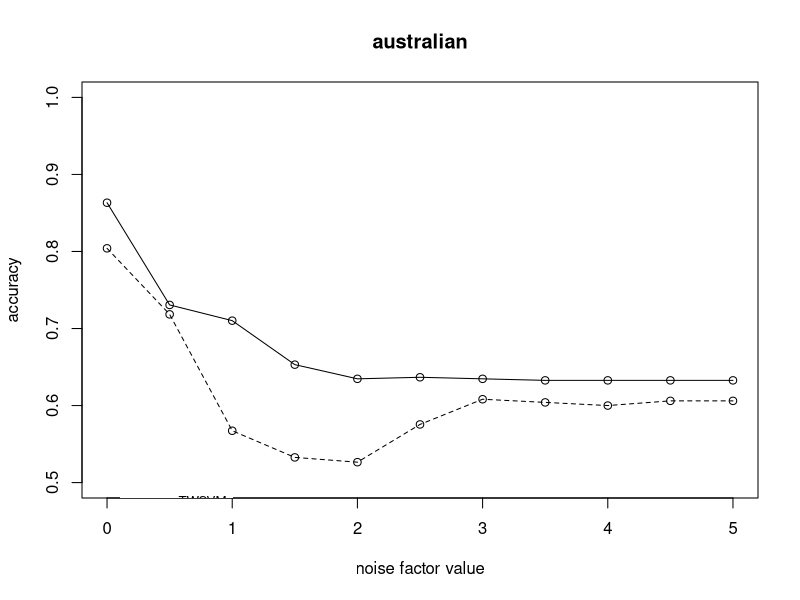

R code for this plot:
nValue <-c(0,	0.5,	1,	1.5,	2,	2.5,	3,	3.5,	4,	4.5, 5);
pTWSVM_australian<-c(0.8633,	0.7306,	0.7102,	0.6531,	0.6347,	0.6367,	0.6347,	0.6327,	0.6327,	0.6327,	0.6327);
TWSVM_australian<-c(0.8041,	0.7184,	0.5673,	0.5327,	0.5265,	0.5755,	0.6082,	0.6041,	0.6,	0.6061,	0.6061);

plot(nValue,pTWSVM_australian,xlab = "noise factor value",ylab = "accuracy",ylim=c(0.5,1),type='o');
lines(nValue,TWSVM_australian,xlab = "noise factor value",ylab = "accuracy",ylim=c(0.5,1),type='o',lty=2);
title('australian');
legend(0.1,0.5,expression(" pTWSVM" , "TWSVM "  ),lty=1:2,box.lty=0,cex = 0.8,y.intersp=1.5);


